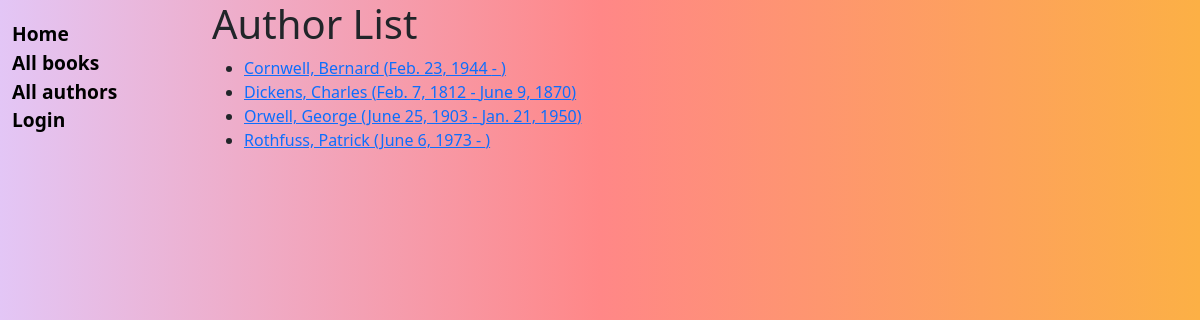
The app's page /catalog/authors/, older data.
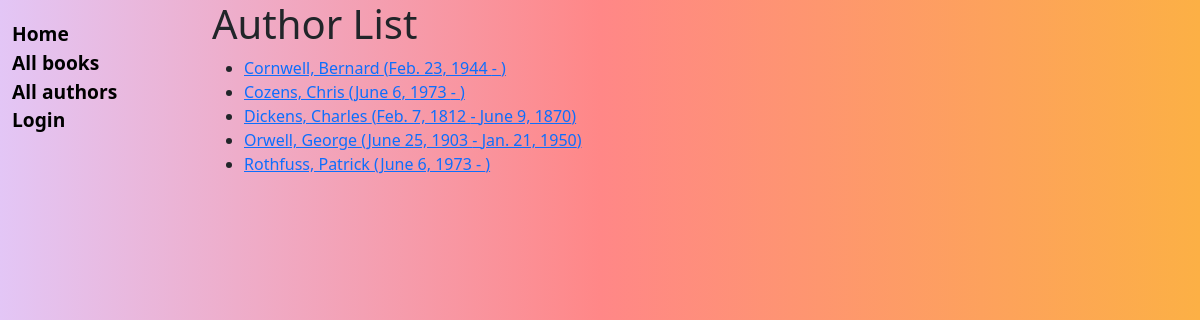
The same page, newer data.
### catalog/models.py (models this page shows)
class Author(models.Model):
    first_name = models.CharField(max_length=100)
    last_name = models.CharField(max_length=100)
    date_of_birth = models.DateField("Born", null=True, blank=True)
    date_of_death = models.DateField("Died", null=True, blank=True)
    class Meta:
        ordering = ["last_name", "first_name"]
    def get_absolute_url(self):
        return reverse("catalog:author-detail", args=[str(self.id)])
    def __str__(self):
        return f"{self.last_name}, {self.first_name}"

### catalog/views.py (the view)
# urls.py: path("authors/", views.AuthorListView.as_view(), name="authors"),
class AuthorListView(generic.ListView):
    model = Author
    paginate_by = 5

### catalog/templates/catalog/author_list.html
{% extends "base_generic.html" %} {% block content %}
<h1>Author List</h1>
{% if author_list %}
<ul>
	{% for author in author_list %}
	<li>
		<a href="{{ author.get_absolute_url }}"
			>{{ author }} ({{ author.date_of_birth }} -
			{{author.date_of_death|default_if_none:"" }})</a
		>
	</li>
	{% endfor %}
</ul>
{% else %}
<p>There are no authors in the library.</p>
{% endif %} {% endblock %}

Row changes from the older to the newer data that the page shows:
added Author: last_name+first_name "Cozens, Chris", date_of_birth "June 6, 1973"
